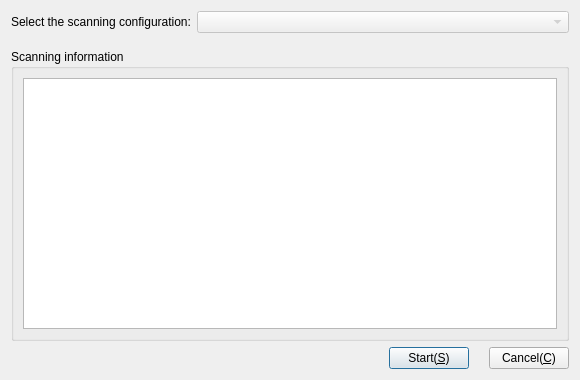
<?xml version="1.0" encoding="UTF-8"?>
<ui version="4.0">
 <class>DlgScanInfo</class>
 <widget class="QDialog" name="DlgScanInfo">
  <property name="geometry">
   <rect>
    <x>0</x>
    <y>0</y>
    <width>580</width>
    <height>380</height>
   </rect>
  </property>
  <property name="windowTitle">
   <string>Scanning information</string>
  </property>
  <layout class="QVBoxLayout" name="verticalLayout_3">
   <item>
    <layout class="QVBoxLayout" name="verticalLayout_2">
     <item>
      <layout class="QHBoxLayout" name="horizontalLayout" stretch="0,2">
       <item>
        <widget class="QLabel" name="label">
         <property name="text">
          <string>Select the scanning configuration:</string>
         </property>
        </widget>
       </item>
       <item>
        <widget class="QComboBox" name="comboBox">
         <property name="enabled">
          <bool>false</bool>
         </property>
        </widget>
       </item>
      </layout>
     </item>
     <item>
      <spacer name="verticalSpacer">
       <property name="orientation">
        <enum>Qt::Vertical</enum>
       </property>
       <property name="sizeType">
        <enum>QSizePolicy::Preferred</enum>
       </property>
       <property name="sizeHint" stdset="0">
        <size>
         <width>20</width>
         <height>10</height>
        </size>
       </property>
      </spacer>
     </item>
     <item>
      <widget class="QGroupBox" name="groupBox">
       <property name="title">
        <string>Scanning information </string>
       </property>
       <layout class="QVBoxLayout" name="verticalLayout">
        <item>
         <widget class="QListWidget" name="listWidget"/>
        </item>
       </layout>
      </widget>
     </item>
     <item>
      <layout class="QHBoxLayout" name="horizontalLayout_2">
       <property name="spacing">
        <number>20</number>
       </property>
       <item>
        <spacer name="horizontalSpacer">
         <property name="orientation">
          <enum>Qt::Horizontal</enum>
         </property>
         <property name="sizeHint" stdset="0">
          <size>
           <width>40</width>
           <height>20</height>
          </size>
         </property>
        </spacer>
       </item>
       <item>
        <widget class="QPushButton" name="pushButton_2">
         <property name="text">
          <string>Start(&amp;S)</string>
         </property>
        </widget>
       </item>
       <item>
        <widget class="QPushButton" name="pushButton">
         <property name="text">
          <string>Cancel(&amp;C)</string>
         </property>
        </widget>
       </item>
      </layout>
     </item>
    </layout>
   </item>
  </layout>
 </widget>
 <resources/>
 <connections/>
</ui>
